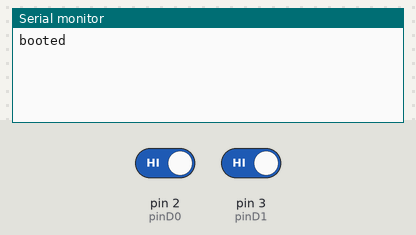
The sketch below on a simulated Arduino Uno, built with avr-gcc and run on an emulated ATmega328P. Parts: the last lines printed to the serial monitor. The test bench sets the inputs (shaded band); at power-on: pin 2 (pinD0) HIGH, pin 3 (pinD1) HIGH.

Above: at 1.2 s.
1.3 s: pin 2 (pinD0) driven LOW
At 1.7 s:
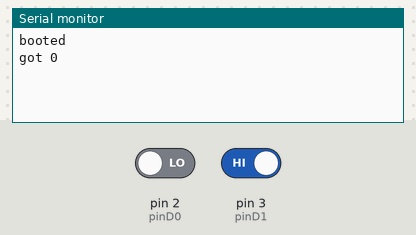
2.8 s: pin 3 (pinD1) driven LOW
At 4.1 s:
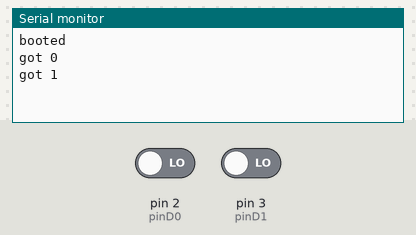

The sketch:

read1.ino
```cpp
static const int pinD0 = 2; // green
static const int pinD1 = 3; // white
static const int len = 35;
unsigned char dem;
unsigned char data[len];
unsigned long cardID;

void setup() {
  Serial.begin(9600);
  pinMode(pinD0, INPUT);
  pinMode(pinD1, INPUT);
  attachInterrupt(digitalPinToInterrupt(pinD0), ReadD0, FALLING); // Hardware interrupt - high to low pulse
  attachInterrupt(digitalPinToInterrupt(pinD1), ReadD1, FALLING); // Hardware interrupt - high to low pulse
  Serial.println("booted");
}
void ReadD0() {
  dem++;
  Serial.println("got 0");
}
void ReadD1() {
  data[dem] = 1;
  dem++;
  Serial.println("got 1");
}
void loop() {
  //Serial.println("L");
  //RFID card have 35 bit data
  //Please check number of bit data before using below code

  if (dem >= len) {
    for (unsigned char i = 0; i < len; i++) {
      cardID <<= 1;
      cardID |= data[i];
    }
    Serial.println(cardID, DEC);
    for (unsigned char i = 0; i < len; i++) {
      data[i] = 0;
    }
    dem = 0;
  }
  /* Code check number of bit data
    if(dem>0){
    Serial.println(dem);
    }
  */
}
```

Measured:
- after the input at 1.3 s, the serial monitor: prints a new line at once (image 1)
- after the input at 2.8 s, the serial monitor: prints a new line at once (image 2)
